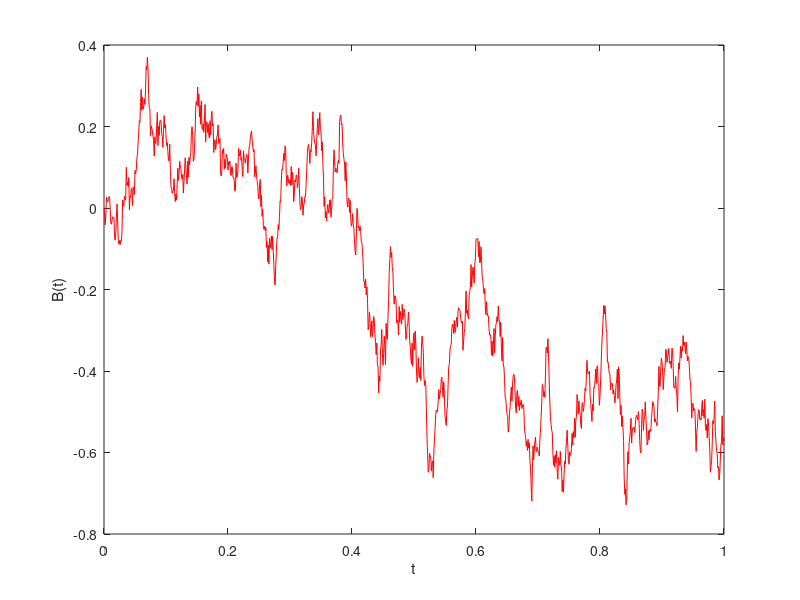

This chart was generated by the following MATLAB code:
clc
clear all
close all

% BM path simulation on the interval [0,1]

%randn generates random numbers from a standard normal distribution N(0,1)
randn('state',100) 

T=1;N=1000; % N = number of subinterval
dt=T/N;
t=0:dt:T;
w=[0 cumsum(sqrt(dt)*randn(1,N))]; % Brownian motion construction
plot(t,w,'r')
xlabel('t')
ylabel('B(t)')
